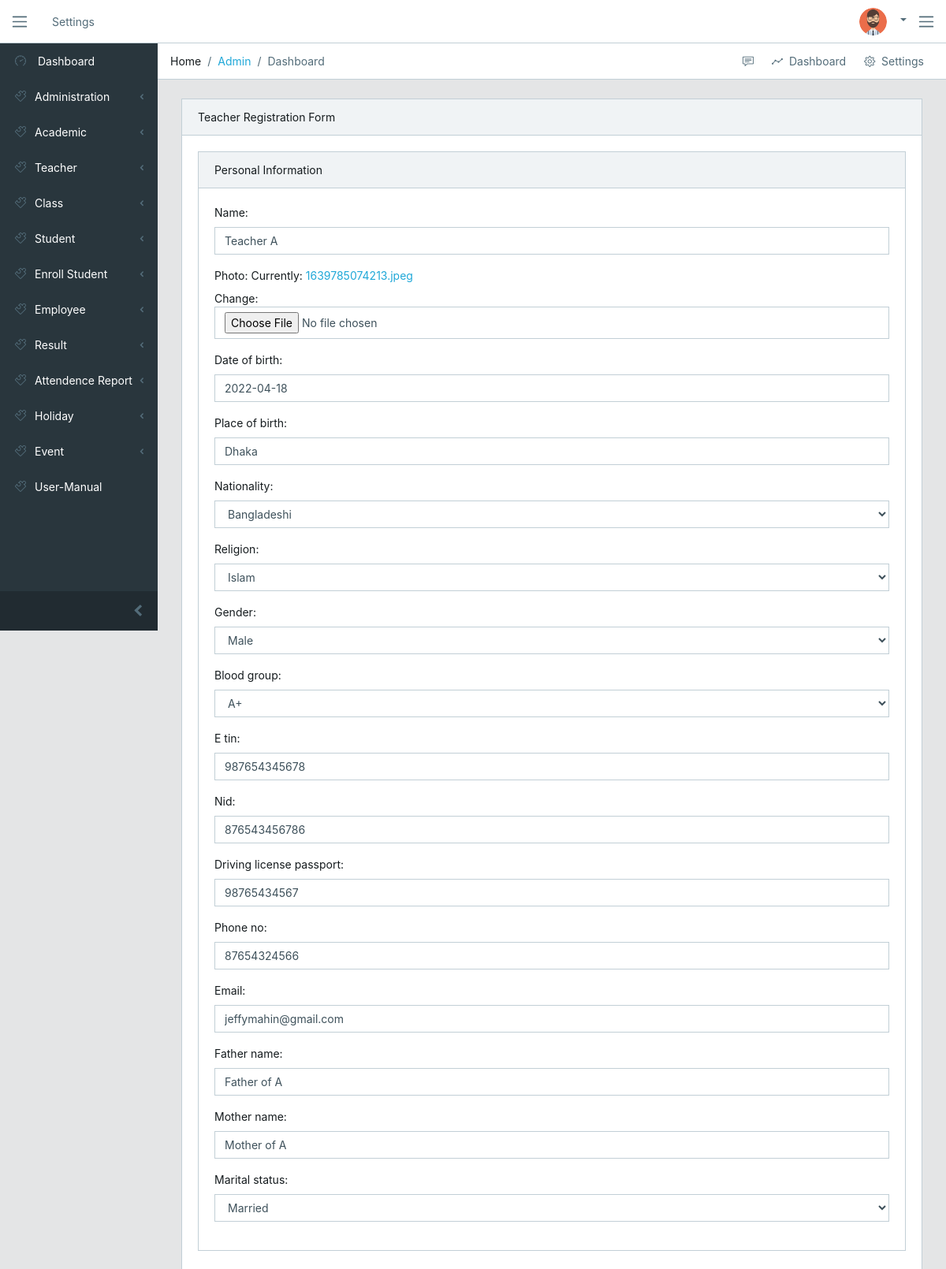
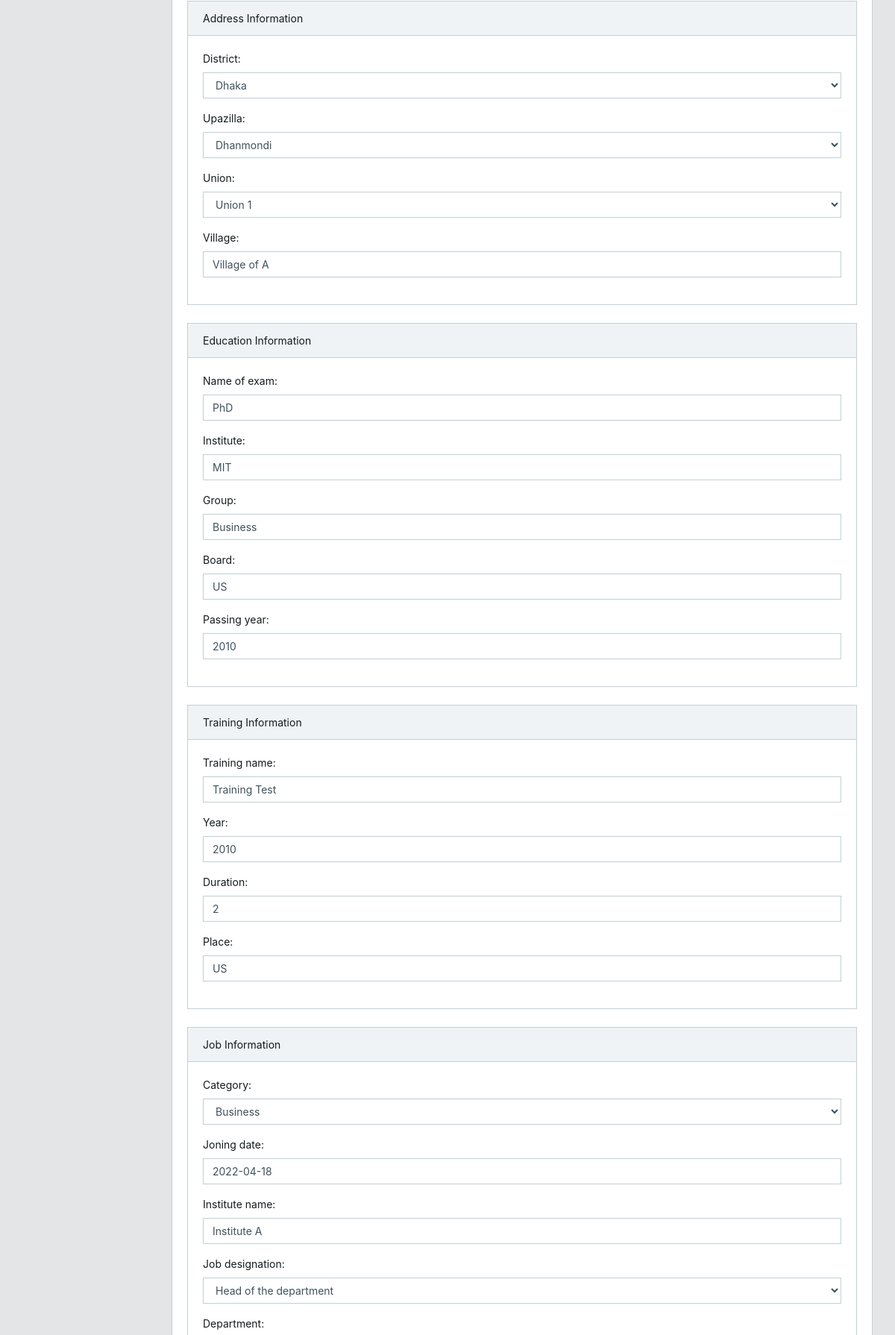
The page /teacher/edit/1 (upper part) on the database its author committed (2 pictures, top to bottom).
### teacher/models.py (models this page shows, shortened)
class PersonalInfo(models.Model):
    name = models.CharField(max_length=45)
    photo = models.ImageField()
    date_of_birth = models.DateField()
    place_of_birth = models.CharField(max_length=45)
    nationality_choice = (
        ('Bangladeshi', 'Bangladeshi'),
        ('Others', 'Others')
    )
    nationality = models.CharField(max_length=45, choices=nationality_choice)
    religion_choice = (
        ('Islam', 'Islam'),
        ('Hinduism', 'Hinduism'),
        ('Buddhism', 'Buddhism'),
        ('Christianity', 'Christianity'),
        ('Others', 'Others')
    )
    religion = models.CharField(max_length=45, choices=religion_choice)
    gender_choice = (
        ('male', 'Male'),
        ('female', 'Female'),
        ('other', 'Other')
    )
    gender = models.CharField(choices=gender_choice, max_length=10)
    blood_group_choice = (
        ('a+', 'A+'),
        ('o+', 'O+'),
        ('b+', 'B+'),
        ('ab+', 'AB+'),
        ('a-', 'A-'),
        ('o-', 'O-'),
        ('b-', 'B-'),
        ('ab-', 'AB-')
    )
    blood_group = models.CharField(choices=blood_group_choice, max_length=5)
    e_tin = models.IntegerField(unique=True)
    nid = models.IntegerField(unique=True)
    driving_license_passport = models.IntegerField(unique=True)
    phone_no = models.CharField(max_length=11, unique=True)
    email = models.CharField(max_length=255, unique=True)
    father_name = models.CharField(max_length=45)
    mother_name = models.CharField(max_length=45)
    marital_status_choice = (
        ('married', 'Married'),
        ('widowed', 'Widowed'),
        ('separated', 'Separated'),
        ('divorced', 'Divorced'),
        ('single', 'Single')
    )
    marital_status = models.CharField(choices=marital_status_choice, max_length=10)
    address = models.ForeignKey(AddressInfo, on_delete=models.CASCADE, null=True)
    education = models.ForeignKey(EducationInfo, on_delete=models.CASCADE, null=True)
    training = models.ForeignKey(TrainingInfo, on_delete=models.CASCADE, null=True)
    job = models.ForeignKey(JobInfo, on_delete=models.CASCADE, null=True)
    experience = models.ForeignKey(ExperienceInfo, on_delete=models.CASCADE, null=True)
    is_delete = models.BooleanField(default=False)
    date = models.DateTimeField(auto_now_add=True)

class AddressInfo(models.Model):
    district = models.ForeignKey(District, on_delete=models.CASCADE, null=True)
    upazilla = models.ForeignKey(Upazilla, on_delete=models.CASCADE, null=True)
    union = models.ForeignKey(Union, on_delete=models.CASCADE, null=True)
    village = models.TextField()

class EducationInfo(models.Model):
    name_of_exam = models.CharField(max_length=100)
    institute = models.CharField(max_length=255)
    group = models.CharField(max_length=255)
    board = models.CharField(max_length=255)
    passing_year = models.IntegerField()

class TrainingInfo(models.Model):
    training_name = models.CharField(max_length=100)
    year = models.IntegerField()
    duration = models.IntegerField()
    place = models.CharField(max_length=200)

class JobInfo(models.Model):
    category_choice = (
        ('science', 'Science'),
        ('business', 'Business'),
        ('huanities', 'Humanities')
    )
    category = models.CharField(choices=category_choice, max_length=20)
    joning_date = models.DateField()
    institute_name = models.CharField(max_length=100)
    job_designation = models.ForeignKey(Designation, on_delete=models.CASCADE)
    department = models.ForeignKey(Department, on_delete=models.CASCADE)
    scale = models.IntegerField()
    grade_of_post = models.CharField(max_length=45)
    first_time_scale_due_year = models.IntegerField()
    second_time_scale_due_year = models.IntegerField()
    promotion_due_year = models.IntegerField()
    recreation_leave_due_year = models.IntegerField()
    expected_retirement_year = models.IntegerField()

### teacher/views.py (the view, shortened to what this page needs)
# urls.py: path('edit/<teacher_id>', views.teacher_edit, name='teacher-edit'),
def teacher_edit(request, teacher_id):
    teacher = PersonalInfo.objects.get(id=teacher_id)
    form = forms.PersonalInfoForm(instance=teacher)
    address_forms = forms.AddressInfoForm(instance=teacher.address)
    education_form = forms.EducationInfoForm(instance=teacher.education)
    training_form = forms.TrainingInfoForm(instance=teacher.training)
    job_form = forms.JobInfoForm(instance=teacher.job)
    experience_form = forms.ExperienceInfoForm(instance=teacher.experience)
    context = {
        'form': form,
        'address_form': address_forms,
        'education_form': education_form,
        'training_form': training_form,
        'job_form': job_form,
        'experience_form': experience_form
    }
    return render(request, 'teacher/teacher-edit.html', context)

### teacher/forms.py (shortened to what this page needs)
class AddressInfoForm(forms.ModelForm):
    class Meta:
        model = models.AddressInfo
        fields = ('district', 'upazilla', 'union', 'village')
        widgets = {
            'district': forms.Select(attrs={'class': 'form-control'}),
            'upazilla': forms.Select(attrs={'class': 'form-control'}),
            'union': forms.Select(attrs={'class': 'form-control'}),
            'village': forms.TextInput(attrs={'class': 'form-control'}),
        }

### academic/models.py (called while the page is built)
    def __str__(self):
        return self.name

### address/models.py (called while the page is built)
    def __str__(self):
        return self.name

    def __str__(self):
        return self.name

    def __str__(self):
        return self.name

### administration/models.py (called while the page is built)
    def __str__(self):
        return self.name

### templates/teacher/teacher-edit.html (shortened to what this page needs)
{% extends 'base/base.html' %}
{% load static %}
{% block content %}
  <div class="card">
    <div class="card-header">Teacher Registration Form</div>
    <div class="card-body">
      <form action="" method="post" enctype="multipart/form-data" id="TeacherRegistrationForm" data-upazilla-url={% url 'load-upazilla' %}>
        <div class="card">
          <div class="card-header">Personal Information</div>
          <div class="card-body">
            {{ form.as_p }}
          </div>
        </div>
        <div class="card">
          <div class="card-header">Address Information</div>
          <div class="card-body">
            {{ address_form.as_p }}
          </div>
        </div>
        <div class="card">
          <div class="card-header">Education Information</div>
          <div class="card-body">
            {{ education_form.as_p }}
          </div>
        </div>
        <div class="card">
          <div class="card-header">Training Information</div>
          <div class="card-body">
            {{ training_form.as_p }}
          </div>
        </div>
        <div class="card">
          <div class="card-header">Job Information</div>
          <div class="card-body">
            {{ job_form.as_p }}
          </div>
        </div>
      </form>
    </div>
  </div>
{% endblock %}

### rows shown on the page
PersonalInfo: name "Teacher A", date_of_birth "2022-04-18", place_of_birth "Dhaka", nationality "Bangladeshi", religion "Islam", gender "Male", blood_group "A+", e_tin "987654345678", nid "876543456786", driving_license_passport "98765434567", phone_no "87654324566", email "jeffymahin@gmail.com", father_name "Father of A", mother_name "Mother of A", marital_status "Married"
AddressInfo: district "Dhaka", upazilla "Dhanmondi", union "Union 1", village "Village of A"
EducationInfo: name_of_exam "PhD", institute "MIT", group "Business", board "US", passing_year "2010"
TrainingInfo: training_name "Training Test", year "2010", duration "2", place "US"
JobInfo: category "Business", joning_date "2022-04-18", institute_name "Institute A", job_designation "Head of the department"
